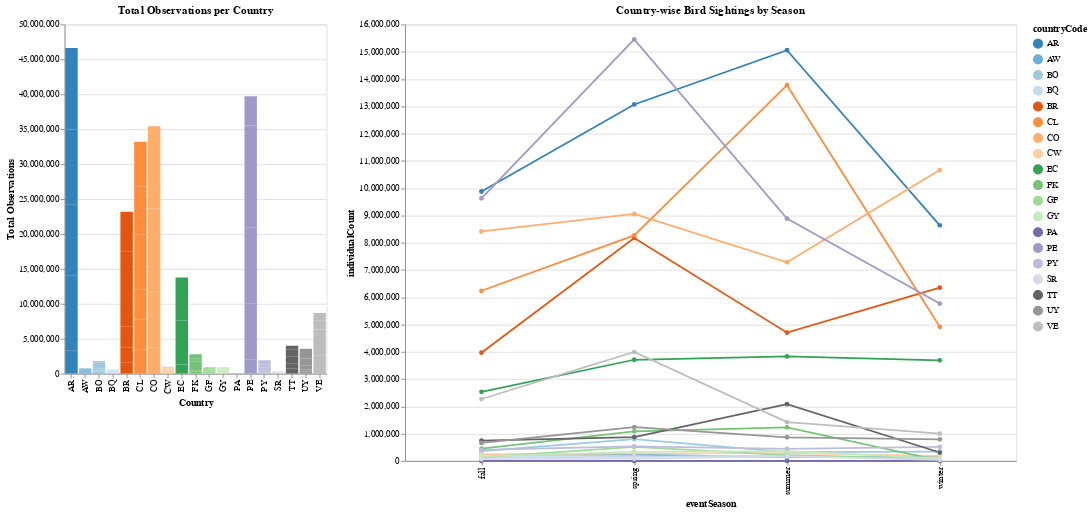

Write notebook code for a chart like this one.
### Code cell
# melt into long format for easier altair consumption
melted_observations_by_country_season = observations_by_country_season.reset_index().melt(id_vars='countryCode', var_name='eventSeason', value_name='individualCount')
display(melted_observations_by_country_season.head(n=2))

chart3 = alt.Chart(melted_observations_by_country_season).mark_line(point=True).encode(
    x='eventSeason:O',
    y='individualCount:Q',
    color=alt.Color('countryCode:N', scale=alt.Scale(scheme='category20c')),
    tooltip=['countryCode:N', 'eventSeason:O', 'individualCount:Q']
).properties(
    title='Country-wise Bird Sightings by Season',
    width=700,
    height=500
)

bar | chart3.add_params(country_selection).transform_filter(country_selection)

### Figure 1 — Vega-Lite specification as saved in the notebook (floating-point values rounded to 4 significant figures)
{"config": {"view": {"continuousWidth": 300, "continuousHeight": 300}}, "hconcat": [{"data": {"name": "data-1e62c2b5d7fefa73c693c65d4efdfd03"}, "mark": {"type": "bar"}, "encoding": {"color": {"condition": {"param": "param_3", "field": "countryCode", "scale": {"domain": ["AR", "AW", "BO", "BQ", "BR", "CL", "CO", "CW", "EC", "FK", "GF", "GY", "PA", "PE", "PY", "SR", "TT", "UY", "VE"]}, "type": "nominal"}, "value": "lightgray"}, "tooltip": [{"field": "countryCode", "title": "Country", "type": "nominal"}, {"field": "individualCount", "title": "Total Observations", "type": "quantitative"}], "x": {"field": "countryCode", "scale": {"domain": ["AR", "AW", "BO", "BQ", "BR", "CL", "CO", "CW", "EC", "FK", "GF", "GY", "PA", "PE", "PY", "SR", "TT", "UY", "VE"]}, "title": "Country", "type": "nominal"}, "y": {"field": "individualCount", "title": "Total Observations", "type": "quantitative"}}, "height": 400, "name": "view_5", "title": "Total Observations per Country", "width": 300}, {"data": {"name": "data-c0dc05cb57273dce78dc1868b1e8d619"}, "mark": {"type": "line", "point": true}, "encoding": {"color": {"field": "countryCode", "scale": {"scheme": "category20c"}, "type": "nominal"}, "tooltip": [{"field": "countryCode", "type": "nominal"}, {"field": "eventSeason", "type": "ordinal"}, {"field": "individualCount", "type": "quantitative"}], "x": {"field": "eventSeason", "type": "ordinal"}, "y": {"field": "individualCount", "type": "quantitative"}}, "height": 500, "name": "view_6", "title": "Country-wise Bird Sightings by Season", "transform": [{"filter": {"param": "param_3"}}], "width": 700}], "params": [{"name": "param_3", "select": {"type": "point", "fields": ["countryCode"]}, "views": ["view_5", "view_6"]}, {"name": "param_4", "select": {"type": "interval", "encodings": ["x", "y"]}, "bind": "scales", "views": ["view_5"]}], "$schema": "https://vega.github.io/schema/vega-lite/v5.20.1.json", "datasets": {"data-1e62c2b5d7fefa73c693c65d4efdfd03": [{"countryCode": "AR", "eventYear": 2015, "individualCount": 3361000.0, "checklists": 11500.0}, {"countryCode": "AW", "eventYear": 2015, "individualCount": 57770.0, "checklists": 798.0}, {"countryCode": "BO", "eventYear": 2015, "individualCount": 269500.0, "checklists": 1560.0}, {"countryCode": "BQ", "eventYear": 2015, "individualCount": 87310.0, "checklists": 369.0}, {"countryCode": "BR", "eventYear": 2015, "individualCount": 1641000.0, "checklists": 15190.0}, {"countryCode": "CL", "eventYear": 2015, "individualCount": 3439000.0, "checklists": 10130.0}, {"countryCode": "CO", "eventYear": 2015, "individualCount": 1513000.0, "checklists": 8782.0}, {"countryCode": "CW", "eventYear": 2015, "individualCount": 19070.0, "checklists": 172.0}, {"countryCode": "EC", "eventYear": 2015, "individualCount": 1292000.0, "checklists": 9802.0}, {"countryCode": "FK", "eventYear": 2015, "individualCount": 70980.0, "checklists": 142.0}, {"countryCode": "GF", "eventYear": 2015, "individualCount": 11640.0, "checklists": 159.0}, {"countryCode": "GY", "eventYear": 2015, "individualCount": 93650.0, "checklists": 500.0}, {"countryCode": "PA", "eventYear": 2015, "individualCount": 67.0, "checklists": 2.0}, {"countryCode": "PE", "eventYear": 2015, "individualCount": 1989000.0, "checklists": 8462.0}, {"countryCode": "PY", "eventYear": 2015, "individualCount": 162500.0, "checklists": 728.0}, {"countryCode": "SR", "eventYear": 2015, "individualCount": 18560.0, "checklists": 147.0}, {"countryCode": "TT", "eventYear": 2015, "individualCount": 381700.0, "checklists": 1350.0}, {"countryCode": "UY", "eventYear": 2015, "individualCount": 96960.0, "checklists": 789.0}, {"countryCode": "VE", "eventYear": 2015, "individualCount": 230300.0, "checklists": 1758.0}, {"countryCode": "AR", "eventYear": 2016, "individualCount": 5173000.0, "checklists": 16510.0}, {"countryCode": "AW", "eventYear": 2016, "individualCount": 78990.0, "checklists": 900.0}, {"countryCode": "BO", "eventYear": 2016, "individualCount": 184500.0, "checklists": 1497.0}, {"countryCode": "BQ", "eventYear": 2016, "individualCount": 77730.0, "checklists": 679.0}, {"countryCode": "BR", "eventYear": 2016, "individualCount": 2064000.0, "checklists": 20890.0}, {"countryCode": "CL", "eventYear": 2016, "individualCount": 4296000.0, "checklists": 11650.0}, {"countryCode": "CO", "eventYear": 2016, "individualCount": 2181000.0, "checklists": 16340.0}, {"countryCode": "CW", "eventYear": 2016, "individualCount": 45640.0, "checklists": 430.0}, {"countryCode": "EC", "eventYear": 2016, "individualCount": 1390000.0, "checklists": 9951.0}, {"countryCode": "FK", "eventYear": 2016, "individualCount": 189600.0, "checklists": 204.0}, {"countryCode": "GF", "eventYear": 2016, "individualCount": 12480.0, "checklists": 189.0}, {"countryCode": "GY", "eventYear": 2016, "individualCount": 79060.0, "checklists": 716.0}, {"countryCode": "PA", "eventYear": 2016, "individualCount": null, "checklists": 0.0}, {"countryCode": "PE", "eventYear": 2016, "individualCount": 2824000.0, "checklists": 10560.0}, {"countryCode": "PY", "eventYear": 2016, "individualCount": 235400.0, "checklists": 1428.0}, {"countryCode": "SR", "eventYear": 2016, "individualCount": 63770.0, "checklists": 193.0}, {"countryCode": "TT", "eventYear": 2016, "individualCount": 391900.0, "checklists": 1863.0}, {"countryCode": "UY", "eventYear": 2016, "individualCount": 202100.0, "checklists": 1656.0}, {"countryCode": "VE", "eventYear": 2016, "individualCount": 711100.0, "checklists": 2189.0}, {"countryCode": "AR", "eventYear": 2017, "individualCount": 5569000.0, "checklists": 21880.0}, {"countryCode": "AW", "eventYear": 2017, "individualCount": 141500.0, "checklists": 987.0}, {"countryCode": "BO", "eventYear": 2017, "individualCount": 306000.0, "checklists": 2223.0}, {"countryCode": "BQ", "eventYear": 2017, "individualCount": 63400.0, "checklists": 419.0}, {"countryCode": "BR", "eventYear": 2017, "individualCount": 3075000.0, "checklists": 27520.0}, {"countryCode": "CL", "eventYear": 2017, "individualCount": 4327000.0, "checklists": 19200.0}, {"countryCode": "CO", "eventYear": 2017, "individualCount": 3127000.0, "checklists": 20930.0}, {"countryCode": "CW", "eventYear": 2017, "individualCount": 177400.0, "checklists": 1488.0}, {"countryCode": "EC", "eventYear": 2017, "individualCount": 2268000.0, "checklists": 15120.0}, {"countryCode": "FK", "eventYear": 2017, "individualCount": 146200.0, "checklists": 203.0}, {"countryCode": "GF", "eventYear": 2017, "individualCount": 203500.0, "checklists": 540.0}, {"countryCode": "GY", "eventYear": 2017, "individualCount": 242300.0, "checklists": 1178.0}, {"countryCode": "PA", "eventYear": 2017, "individualCount": null, "checklists": 0.0}, {"countryCode": "PE", "eventYear": 2017, "individualCount": 5196000.0, "checklists": 13400.0}, {"countryCode": "PY", "eventYear": 2017, "individualCount": 432800.0, "checklists": 1765.0}, {"countryCode": "SR", "eventYear": 2017, "individualCount": 114400.0, "checklists": 336.0}, {"countryCode": "TT", "eventYear": 2017, "individualCount": 731600.0, "checklists": 2792.0}, {"countryCode": "UY", "eventYear": 2017, "individualCount": 277600.0, "checklists": 2296.0}, {"countryCode": "VE", "eventYear": 2017, "individualCount": 1632000.0, "checklists": 2523.0}, {"countryCode": "AR", "eventYear": 2018, "individualCount": 10070000.0, "checklists": 29170.0}, {"countryCode": "AW", "eventYear": 2018, "individualCount": 142400.0, "checklists": 1224.0}, {"countryCode": "BO", "eventYear": 2018, "individualCount": 471000.0, "checklists": 2997.0}, {"countryCode": "BQ", "eventYear": 2018, "individualCount": 70180.0, "checklists": 658.0}, {"countryCode": "BR", "eventYear": 2018, "individualCount": 4054000.0, "checklists": 35470.0}, {"countryCode": "CL", "eventYear": 2018, "individualCount": 7834000.0, "checklists": 26430.0}, {"countryCode": "CO", "eventYear": 2018, "individualCount": 4906000.0, "checklists": 35280.0}, {"countryCode": "CW", "eventYear": 2018, "individualCount": 199400.0, "checklists": 1498.0}, {"countryCode": "EC", "eventYear": 2018, "individualCount": 2651000.0, "checklists": 18720.0}, {"countryCode": "FK", "eventYear": 2018, "individualCount": 1304000.0, "checklists": 681.0}, {"countryCode": "GF", "eventYear": 2018, "individualCount": 110900.0, "checklists": 960.0}, {"countryCode": "GY", "eventYear": 2018, "individualCount": 209900.0, "checklists": 1261.0}, {"countryCode": "PA", "eventYear": 2018, "individualCount": null, "checklists": 0.0}, {"countryCode": "PE", "eventYear": 2018, "individualCount": 10870000.0, "checklists": 22270.0}, {"countryCode": "PY", "eventYear": 2018, "individualCount": 277900.0, "checklists": 1677.0}, {"countryCode": "SR", "eventYear": 2018, "individualCount": 44580.0, "checklists": 254.0}, {"countryCode": "TT", "eventYear": 2018, "individualCount": 987400.0, "checklists": 3788.0}, {"countryCode": "UY", "eventYear": 2018, "individualCount": 536300.0, "checklists": 3095.0}, {"countryCode": "VE", "eventYear": 2018, "individualCount": 3754000.0, "checklists": 4372.0}, {"countryCode": "AR", "eventYear": 2019, "individualCount": 10800000.0, "checklists": 42220.0}, {"countryCode": "AW", "eventYear": 2019, "individualCount": 169800.0, "checklists": 1236.0}, {"countryCode": "BO", "eventYear": 2019, "individualCount": 358000.0, "checklists": 3585.0}, {"countryCode": "BQ", "eventYear": 2019, "individualCount": 121100.0, "checklists": 797.0}, {"countryCode": "BR", "eventYear": 2019, "individualCount": 6606000.0, "checklists": 46810.0}, {"countryCode": "CL", "eventYear": 2019, "individualCount": 6927000.0, "checklists": 35760.0}, {"countryCode": "CO", "eventYear": 2019, "individualCount": 11920000.0, "checklists": 52210.0}, {"countryCode": "CW", "eventYear": 2019, "individualCount": 284700.0, "checklists": 1711.0}, {"countryCode": "EC", "eventYear": 2019, "individualCount": 3943000.0, "checklists": 24680.0}, {"countryCode": "FK", "eventYear": 2019, "individualCount": 407800.0, "checklists": 1032.0}, {"countryCode": "GF", "eventYear": 2019, "individualCount": 259000.0, "checklists": 1200.0}, {"countryCode": "GY", "eventYear": 2019, "individualCount": 225800.0, "checklists": 1419.0}, {"countryCode": "PA", "eventYear": 2019, "individualCount": null, "checklists": 0.0}, {"countryCode": "PE", "eventYear": 2019, "individualCount": 14650000.0, "checklists": 25410.0}, {"countryCode": "PY", "eventYear": 2019, "individualCount": 213100.0, "checklists": 1733.0}, {"countryCode": "SR", "eventYear": 2019, "individualCount": 20740.0, "checklists": 420.0}, {"countryCode": "TT", "eventYear": 2019, "individualCount": 1002000.0, "checklists": 3061.0}, {"countryCode": "UY", "eventYear": 2019, "individualCount": 1041000.0, "checklists": 5327.0}, {"countryCode": "VE", "eventYear": 2019, "individualCount": 1240000.0, "checklists": 5828.0}, {"countryCode": "AR", "eventYear": 2020, "individualCount": 11670000.0, "checklists": 49450.0}, {"countryCode": "AW", "eventYear": 2020, "individualCount": 163900.0, "checklists": 1116.0}, {"countryCode": "BO", "eventYear": 2020, "individualCount": 236800.0, "checklists": 1978.0}, {"countryCode": "BQ", "eventYear": 2020, "individualCount": 127600.0, "checklists": 807.0}, {"countryCode": "BR", "eventYear": 2020, "individualCount": 5753000.0, "checklists": 66630.0}, {"countryCode": "CL", "eventYear": 2020, "individualCount": 6371000.0, "checklists": 38250.0}, {"countryCode": "CO", "eventYear": 2020, "individualCount": 11760000.0, "checklists": 59990.0}, {"countryCode": "CW", "eventYear": 2020, "individualCount": 256000.0, "checklists": 1347.0}, {"countryCode": "EC", "eventYear": 2020, "individualCount": 2221000.0, "checklists": 19360.0}, {"countryCode": "FK", "eventYear": 2020, "individualCount": 660200.0, "checklists": 916.0}, {"countryCode": "GF", "eventYear": 2020, "individualCount": 327500.0, "checklists": 1507.0}, {"countryCode": "GY", "eventYear": 2020, "individualCount": 102500.0, "checklists": 700.0}, {"countryCode": "PA", "eventYear": 2020, "individualCount": null, "checklists": 0.0}, {"countryCode": "PE", "eventYear": 2020, "individualCount": 4196000.0, "checklists": 16870.0}, {"countryCode": "PY", "eventYear": 2020, "individualCount": 581100.0, "checklists": 3775.0}, {"countryCode": "SR", "eventYear": 2020, "individualCount": 96140.0, "checklists": 297.0}, {"countryCode": "TT", "eventYear": 2020, "individualCount": 515700.0, "checklists": 2103.0}, {"countryCode": "UY", "eventYear": 2020, "individualCount": 1410000.0, "checklists": 6962.0}, {"countryCode": "VE", "eventYear": 2020, "individualCount": 1120000.0, "checklists": 10960.0}], "data-c0dc05cb57273dce78dc1868b1e8d619": [{"countryCode": "AR", "eventSeason": "fall", "individualCount": 9876000.0}, {"countryCode": "AW", "eventSeason": "fall", "individualCount": 228000.0}, {"countryCode": "BO", "eventSeason": "fall", "individualCount": 358400.0}, {"countryCode": "BQ", "eventSeason": "fall", "individualCount": 136900.0}, {"countryCode": "BR", "eventSeason": "fall", "individualCount": 3967000.0}, {"countryCode": "CL", "eventSeason": "fall", "individualCount": 6237000.0}, {"countryCode": "CO", "eventSeason": "fall", "individualCount": 8414000.0}, {"countryCode": "CW", "eventSeason": "fall", "individualCount": 232400.0}, {"countryCode": "EC", "eventSeason": "fall", "individualCount": 2534000.0}, {"countryCode": "FK", "eventSeason": "fall", "individualCount": 449100.0}, {"countryCode": "GF", "eventSeason": "fall", "individualCount": 129600.0}, {"countryCode": "GY", "eventSeason": "fall", "individualCount": 162900.0}, {"countryCode": "PA", "eventSeason": "fall", "individualCount": 23.0}, {"countryCode": "PE", "eventSeason": "fall", "individualCount": 9625000.0}, {"countryCode": "PY", "eventSeason": "fall", "individualCount": 406200.0}, {"countryCode": "SR", "eventSeason": "fall", "individualCount": 63400.0}, {"countryCode": "TT", "eventSeason": "fall", "individualCount": 747200.0}, {"countryCode": "UY", "eventSeason": "fall", "individualCount": 661300.0}, {"countryCode": "VE", "eventSeason": "fall", "individualCount": 2270000.0}, {"countryCode": "AR", "eventSeason": "spring", "individualCount": 13070000.0}, {"countryCode": "AW", "eventSeason": "spring", "individualCount": 235600.0}, {"countryCode": "BO", "eventSeason": "spring", "individualCount": 799400.0}, {"countryCode": "BQ", "eventSeason": "spring", "individualCount": 151300.0}, {"countryCode": "BR", "eventSeason": "spring", "individualCount": 8170000.0}, {"countryCode": "CL", "eventSeason": "spring", "individualCount": 8266000.0}, {"countryCode": "CO", "eventSeason": "spring", "individualCount": 9052000.0}, {"countryCode": "CW", "eventSeason": "spring", "individualCount": 279400.0}, {"countryCode": "EC", "eventSeason": "spring", "individualCount": 3709000.0}, {"countryCode": "FK", "eventSeason": "spring", "individualCount": 1085000.0}, {"countryCode": "GF", "eventSeason": "spring", "individualCount": 514100.0}, {"countryCode": "GY", "eventSeason": "spring", "individualCount": 337000.0}, {"countryCode": "PA", "eventSeason": "spring", "individualCount": 44.0}, {"countryCode": "PE", "eventSeason": "spring", "individualCount": 15450000.0}, {"countryCode": "PY", "eventSeason": "spring", "individualCount": 537500.0}, {"countryCode": "SR", "eventSeason": "spring", "individualCount": 82440.0}, {"countryCode": "TT", "eventSeason": "spring", "individualCount": 875700.0}, {"countryCode": "UY", "eventSeason": "spring", "individualCount": 1240000.0}, {"countryCode": "VE", "eventSeason": "spring", "individualCount": 3993000.0}, {"countryCode": "AR", "eventSeason": "summer", "individualCount": 15060000.0}, {"countryCode": "AW", "eventSeason": "summer", "individualCount": 136800.0}, {"countryCode": "BO", "eventSeason": "summer", "individualCount": 322200.0}, {"countryCode": "BQ", "eventSeason": "summer", "individualCount": 199800.0}, {"countryCode": "BR", "eventSeason": "summer", "individualCount": 4704000.0}, {"countryCode": "CL", "eventSeason": "summer", "individualCount": 13770000.0}, {"countryCode": "CO", "eventSeason": "summer", "individualCount": 7284000.0}, {"countryCode": "CW", "eventSeason": "summer", "individualCount": 284900.0}, {"countryCode": "EC", "eventSeason": "summer", "individualCount": 3831000.0}, {"countryCode": "FK", "eventSeason": "summer", "individualCount": 1229000.0}, {"countryCode": "GF", "eventSeason": "summer", "individualCount": 209900.0}, {"countryCode": "GY", "eventSeason": "summer", "individualCount": 355700.0}, {"countryCode": "PA", "eventSeason": "summer", "individualCount": 0.0}, {"countryCode": "PE", "eventSeason": "summer", "individualCount": 8882000.0}, {"countryCode": "PY", "eventSeason": "summer", "individualCount": 442800.0}, {"countryCode": "SR", "eventSeason": "summer", "individualCount": 169600.0}, {"countryCode": "TT", "eventSeason": "summer", "individualCount": 2079000.0}, {"countryCode": "UY", "eventSeason": "summer", "individualCount": 868300.0}, {"countryCode": "VE", "eventSeason": "summer", "individualCount": 1423000.0}, {"countryCode": "AR", "eventSeason": "winter", "individualCount": 8637000.0}, {"countryCode": "AW", "eventSeason": "winter", "individualCount": 153900.0}, {"countryCode": "BO", "eventSeason": "winter", "individualCount": 345900.0}, {"countryCode": "BQ", "eventSeason": "winter", "individualCount": 59350.0}, {"countryCode": "BR", "eventSeason": "winter", "individualCount": 6351000.0}, {"countryCode": "CL", "eventSeason": "winter", "individualCount": 4917000.0}, {"countryCode": "CO", "eventSeason": "winter", "individualCount": 10660000.0}, {"countryCode": "CW", "eventSeason": "winter", "individualCount": 185500.0}, {"countryCode": "EC", "eventSeason": "winter", "individualCount": 3690000.0}, {"countryCode": "FK", "eventSeason": "winter", "individualCount": 15660.0}, {"countryCode": "GF", "eventSeason": "winter", "individualCount": 71400.0}, {"countryCode": "GY", "eventSeason": "winter", "individualCount": 97730.0}, {"countryCode": "PA", "eventSeason": "winter", "individualCount": 0.0}, {"countryCode": "PE", "eventSeason": "winter", "individualCount": 5770000.0}, {"countryCode": "PY", "eventSeason": "winter", "individualCount": 516300.0}, {"countryCode": "SR", "eventSeason": "winter", "individualCount": 42700.0}, {"countryCode": "TT", "eventSeason": "winter", "individualCount": 308200.0}, {"countryCode": "UY", "eventSeason": "winter", "individualCount": 794600.0}, {"countryCode": "VE", "eventSeason": "winter", "individualCount": 1001000.0}]}}
